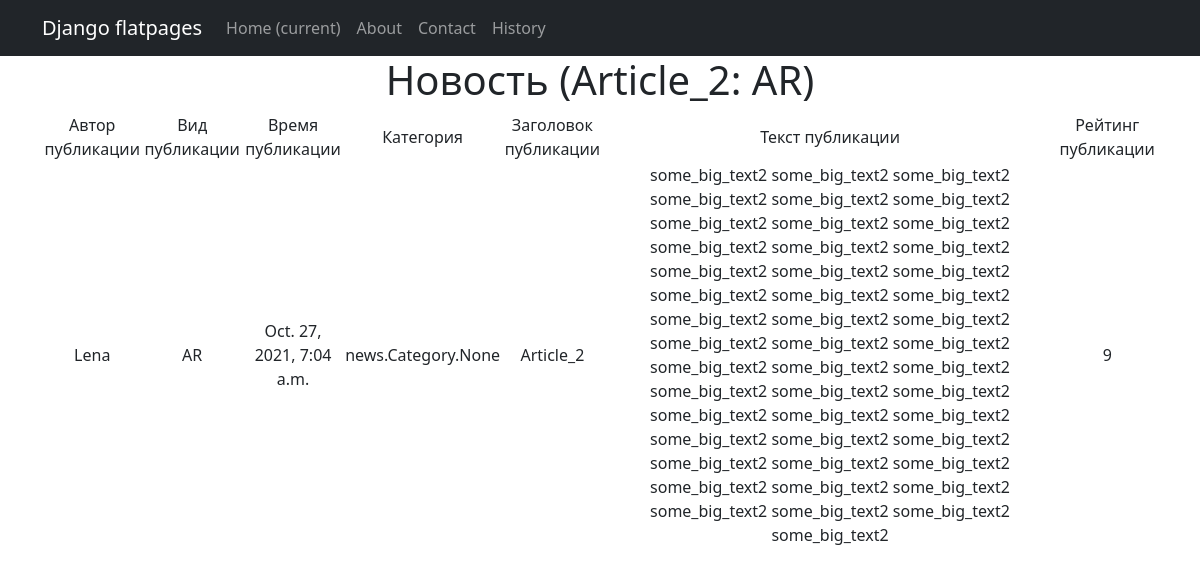
The page /news/2 on the database its author committed.
### news/models.py (models this page shows, shortened)
class Post(models.Model):
    article = 'AR'
    news = 'NW'
    kind = [
        (article, 'Статья'),
        (news, 'Новость')
    ]
    author = models.ForeignKey(Author, on_delete=models.CASCADE)
    view = models.CharField(max_length=2, choices=kind, default=article)
    time_of_creation = models.DateTimeField(auto_now_add=True)
    category = models.ManyToManyField(Category) #through='PostCategory')
    title = models.CharField(max_length=128)
    text = models.TextField()
    post_rating = models.IntegerField(default=0)
    class Meta:
        verbose_name = 'Публикация'
        verbose_name_plural = 'Публикации'
    def __str__(self):
        return f'{self.title.title()}: {self.view}'

class Author(models.Model):
    author_user = models.OneToOneField(User, on_delete=models.CASCADE)
    author_rating = models.IntegerField(default=0)
    class Meta:
        verbose_name = 'Автор'
        verbose_name_plural = 'Авторы'
    def __str__(self):
        return f'{self.author_user}'

### news/views.py (the view)
# urls.py: path('<int:pk>', PostDetail.as_view()),
class PostDetail(DetailView):
    model = Post
    template_name = 'post.html'
    context_object_name = 'post'

### news/templatetags/custom_filters.py (called while the page is built)
@register.filter(name='censor')
def censor(value):
    censor_list = ['мат']
    text = value.split()
    for word in text:
        if word.lower() in censor_list:
            value = value.replace(word, '[CENSORED]')
    return value

### news/templates/news/post.html (shortened to what this page needs)
{% extends 'flatpages/default.html' %}
{% load custom_filters %}
{% block content %}
<h1>Новость ({{ post }}) </h1>
<table>
    <tr>
        <td>
            Автор публикации
        </td>
        <td>
            Вид публикации
        </td>
        <td>
            Время публикации
        </td>
        <td>
            Категория
        </td>
        <td>
            Заголовок публикации
        </td>
        <td>
            Текст публикации
        </td>
        <td>
            Рейтинг публикации
        </td>
    </tr>
    <tr>
        <td>
            {{ post.author }}
        </td>
        <td>
            {{ post.view }}
        </td>
        <td>
            {{ post.time_of_creation }}
        </td>
        <td>
            {{ post.category }}
        </td>
        <td>
            {{ post.title|censor }}
        </td>
        <td>
            {{ post.text|censor }}
        </td>
        <td>
            {{ post.post_rating }}
        </td>
    </tr>
</table>
{% endblock content %}

### rows shown on the page
Post: title+view "Article_2: AR", author "Lena", view "AR", time_of_creation "Oct. 27, 2021, 7:04 a.m.", category "news.Category.None", title|censor "Article_2", text|censor "some_big_text2 some_big_text2 some_big_text2 some_big_text2 some_big_text2 some_big_text2 some_big_text2 some_big_text2 some_big_text2 some_big_text2 some_big_text2 some_big_text2 some_big_text2 some_big_text2 some_big_text2 some_big_text2 some_big_text2 some_big_text2 some_big_text2 some_big_text2 some_big_text2 some_big_text2 some_big_text2 some_big_text2 some_big_text2 some_big_text2 some_big_text2 some_big_text2 some_big_text2 some_big_text2 some_big_text2 some_big_text2 some_big_text2 some_big_text2 some_big_text2 some_big_text2 some_big_text2 some_big_text2 some_big_text2 some_big_text2 some_big_text2 some_big_text2 some_big_text2 some_big_text2 some_big_text2 some_big_text2", post_rating "9"
